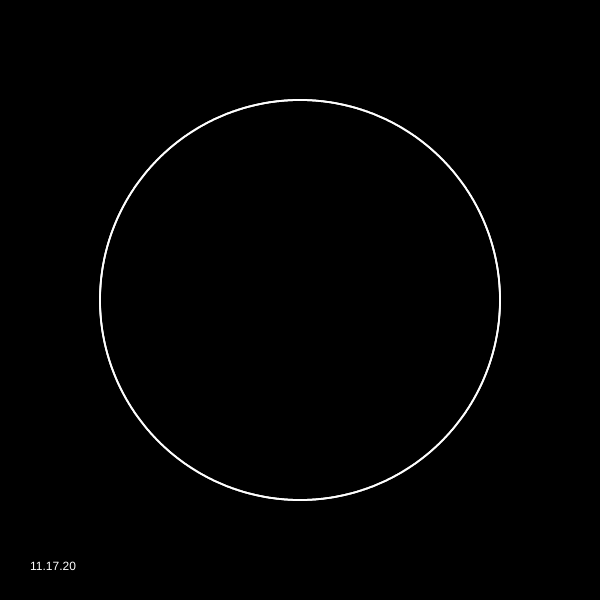
Frame 1 (no input)
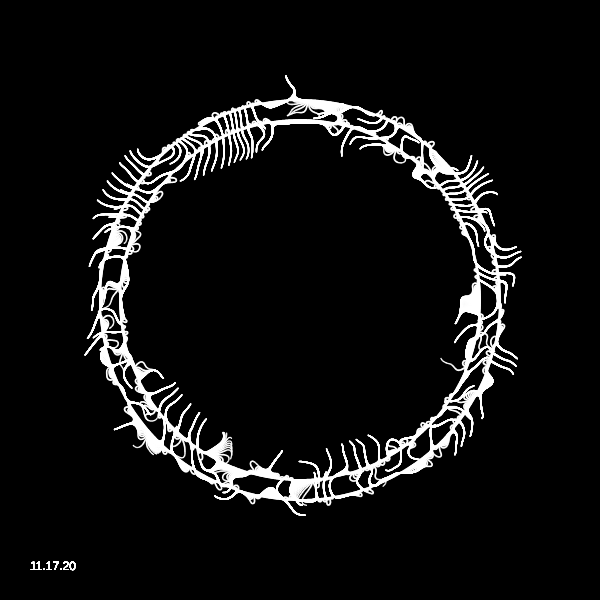
Frame 60 (no input)
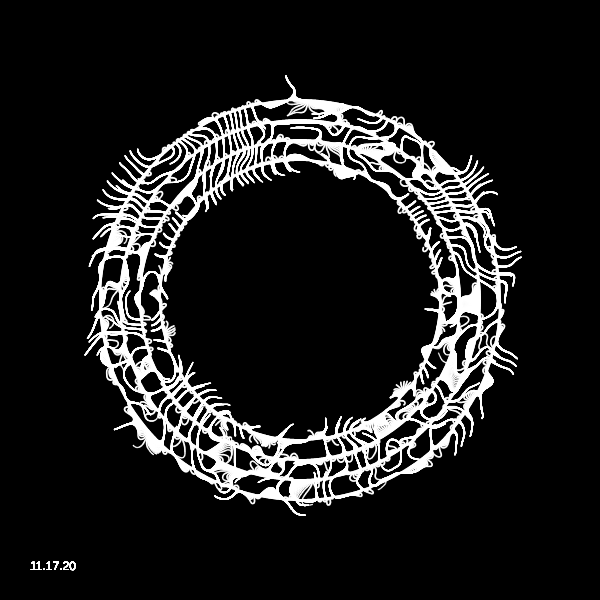
Frame 120 (the mouse pressed at the canvas centre since frame 60)

The p5.js sketch that drew these frames (run headless with seeded random() and noise() and a simulated clock; from frame 60 on, the mouse is pressed at the canvas centre):

// p5.js sketch
// ── sketch.js
// By Roni Kaufman
// inspired by https://twitter.com/dmitricherniak/status/1214888292421951488?s=09

let particles = [];
let circles = [];
let squiggliness = 1/200;
let interval;
let margin = 10;
let theEnd = false;
let r = 200;
let noiseFactor;

function setup() {
  createCanvas(600, 600);
  noStroke();
  
  background(0);
  generateCircles();
  updateParticles();
  
  squiggliness = 1/150;
  noiseFactor = 70;
  
  interval = setInterval(updateParticles, 1000);
}

function draw() {
  if (theEnd) {
    noLoop();
  } else {
    for (let p of particles) {
      p.draw();
      p.move();
    }
  }
  fill(255)
  text("11.17.20", 30, height-30)
}

function updateParticles() {
  particles = [];
  let xCenter = width/2;
  let yCenter = height/2;
  let n = r*10;
  for (let i = 0; i < n; i++) {
    let theta = map(i, 0, n, -PI, PI);
    let x_ = xCenter + r*cos(theta);
    let y_ = yCenter + r*sin(theta);
    let s_ = 1;
    particles.push(new Particle(x_, y_, s_));
  }
  r -= 20;
  if (r < 20) {
    clearInterval(interval);
    theEnd = true;
  }
}

function Particle(x_, y_, s_) {
  this.x = x_;
  this.y = y_;
  this.size = s_;
  
  this.alpha = 100;
  this.dist = 1;
  
  this.move = function() {
    let theta = noise(this.x * squiggliness, this.y * squiggliness, r/1000)*PI*noiseFactor;
    let v = p5.Vector.fromAngle(theta, this.dist);
    this.x += v.x;
    this.y += v.y;
    //this.dist *= 0.999;
    this.alpha *= 0.99;
    this.size *= 0.99;
  }
  
  this.draw = function() {
    let d = distanceToCircles(this.x, this.y)*100;
    fill(255)
    circle(this.x, this.y, this.size*2);
  }
}

function generateCircles() {
  //fill(100);
  let maxCircles = 20;
  let xCenter = width/2;
  let yCenter = height/2;
  for (let i = 0; i < maxCircles; i++) {
    let x_ = xCenter + random(-r, r);
    let y_ = yCenter + random(-r, r);
    let r_ = random(20, 70);
    if (!intersectsWithOtherCircles(x_, y_, r_)) {
      circles.push({x: x_, y: y_, r: r_});
      //circle(x_, y_, r_*2);
    }
  }
}

function intersectsWithOtherCircles(x_, y_, r_) {
  for (let c of circles) {
    if (dist(c.x, c.y, x_, y_) < c.r + r_ + margin) {
      return true;
    }
  }
  return false;
}

function distanceToCircles(x_, y_) {
  let d = 0;
  for (let c of circles) {
    d += c.r/dist(c.x, c.y, x_, y_)
  }
  return d;
}
